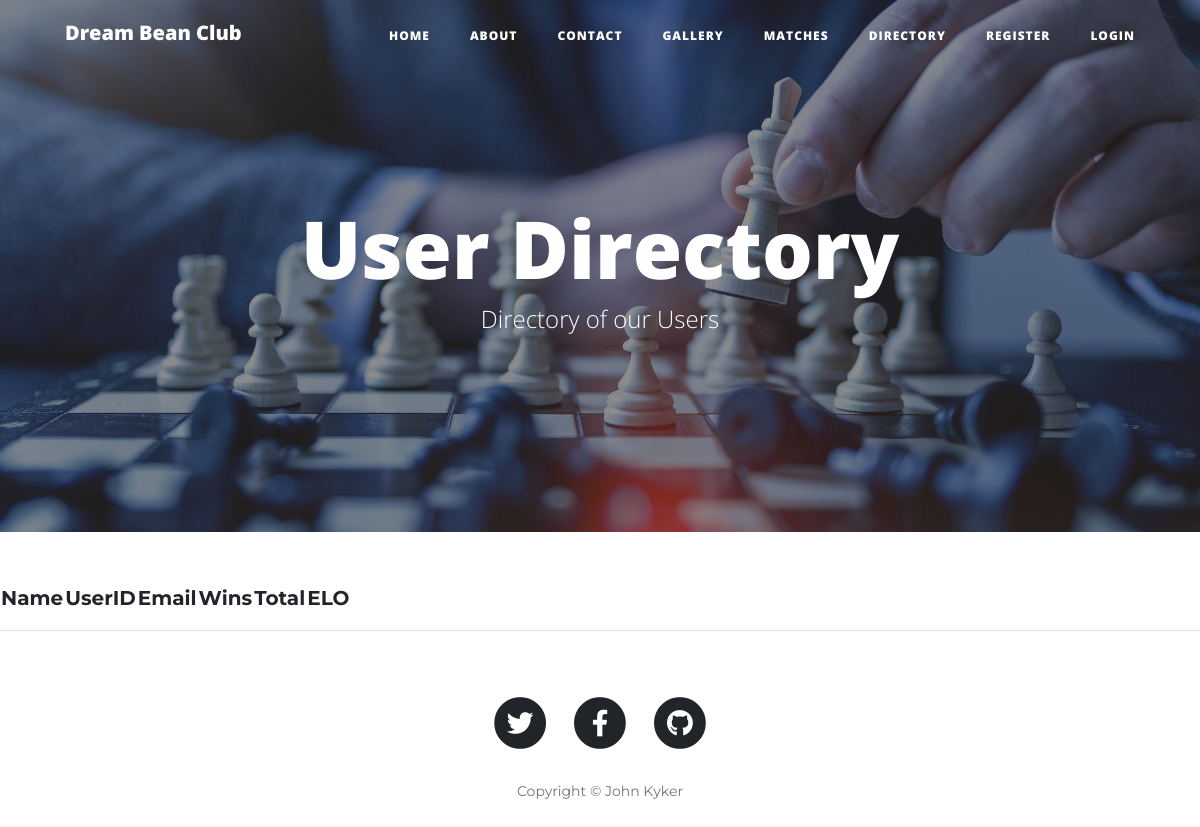
/user_manager?action=list_user, run on an earlier commit of the app's database.
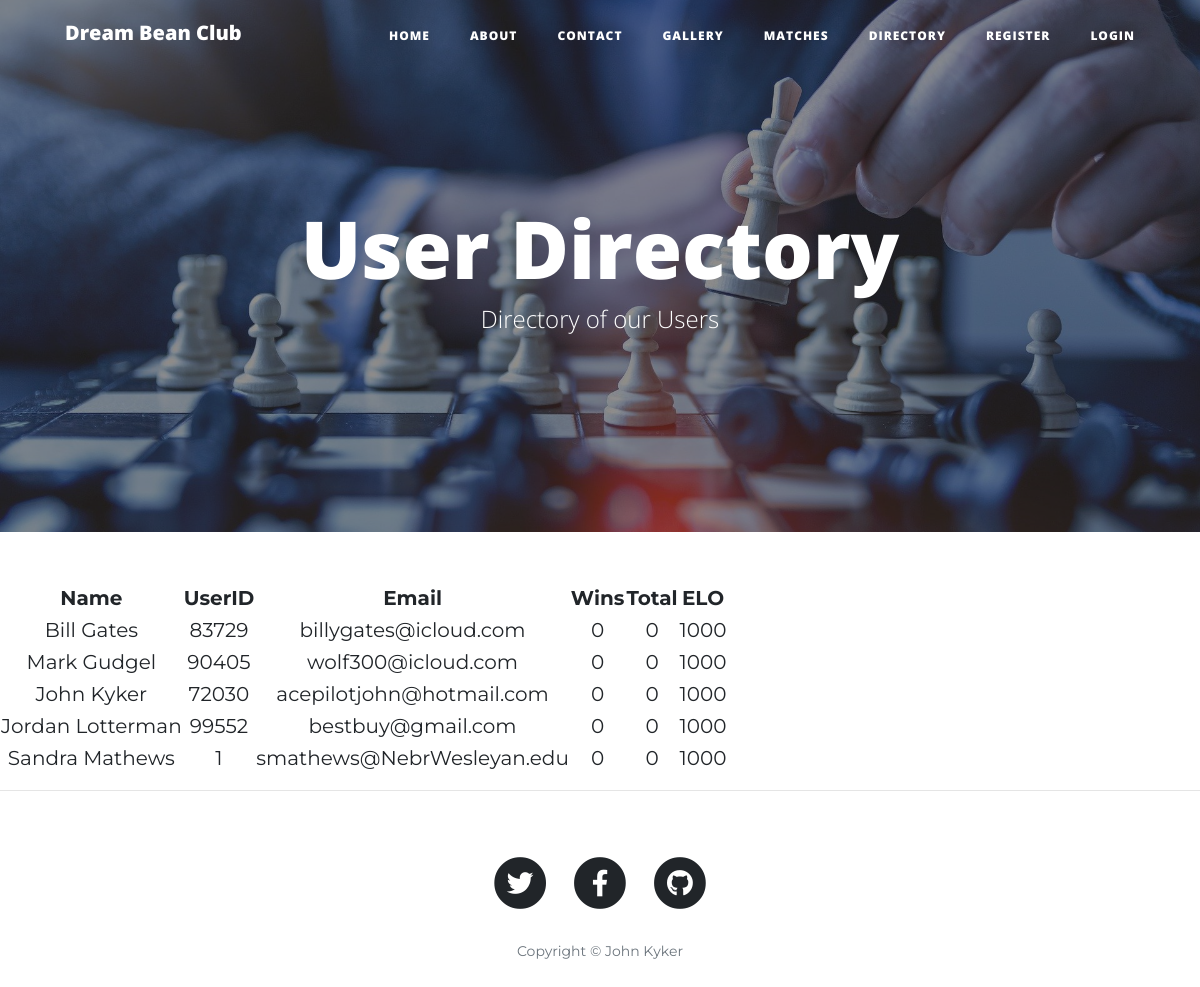
And on a later commit of the database.
### tables this page shows
CREATE TABLE `users` (
  `id` int(4) NOT NULL,
  `firstName` varchar(64) NOT NULL,
  `lastName` varchar(64) NOT NULL,
  `user_id` int(6) NOT NULL,
  `usertype` int(4) NOT NULL DEFAULT 1,
  `email` varchar(128) NOT NULL,
  `password` varchar(256) NOT NULL,
  `win` int(6) NOT NULL DEFAULT 0,
  `total` int(6) NOT NULL DEFAULT 0,
  `newsletter` tinyint(1) NOT NULL DEFAULT 0,
  `elo` int(5) DEFAULT 1000
);

### model/user_db.php (called while the page is built, shortened)
<?php
class UserDB {
    public static function getUsers() {
      $db = Database::getDB();
      $query = 'SELECT * FROM users
                ORDER BY lastName';
      $statement = $db->prepare($query);
      $statement->execute();
      $rows = $statement->fetchAll();
      $users = array();
      foreach($rows as $row) {
          $i = new User(
            $row['firstName'], $row['lastName'], $row['user_id'], $row['usertype'], $row['email'],
            $row['password'], $row['win'], $row['total'], $row['newsletter'], $row['elo']);
          $i->setID($row['id']);
          $users[] = $i;
      }
      return $users;
  }
}
?>

### model/user.php (called while the page is built, shortened)
<?php
class User {
    private $id, $first_name, $last_name, $user_id, $usertype, $email, $password, $win, $total, $newsletter, $elo;
    public function __construct($first_name, $last_name, $user_id, $usertype, $email, $password, $win, $total, $newsletter, $elo) {
        $this->first_name = $first_name;
        $this->last_name = $last_name;
        $this->user_id = $user_id;
        $this->email = $email;
        $this->win = $win;
        $this->total = $total;
        $this->elo = $elo;
    }
    public function getUserID() {
        return $this->user_id;
    }
    public function getFullName() {
        return $this->first_name . ' ' . $this->last_name;
    }
    public function getEmail() {
        return $this->email;
    }
    public function getWin() {
        return $this->win;
    }
    public function getTotal() {
        return $this->total;
    }
    public function getELO() {
        return $this->elo;
    }
}
?>

### user_manager/user_directory.php (the view, shortened to what this page needs)
<?php
$pathcor = "../";
require_once '../view/header.php';
?>
  <header class="masthead" id="directory_masthead">
    <div class="overlay"></div>
    <div class="container">
      <div class="row">
        <div class="col-lg-8 col-md-10 mx-auto">
          <div class="page-heading">
            <h1>User Directory</h1>
            <span class="subheading">Directory of our Users</span>
          </div>
        </div>
      </div>
    </div>
  </header>
  <table>
            <tr>
                <th>Name</th>
                <th>UserID</th>
                <th>Email</th>
                <th>Wins</th>
                <th>Total</th>
                <th>ELO</th>
            </tr>
            <?php foreach ($users as $user) : ?>
                <tr>
                    <td><?php echo htmlspecialchars($user->getFullName()); ?></td>
                    <td><?php echo htmlspecialchars($user->getUserID()); ?></td>
                    <td><?php echo htmlspecialchars($user->getEmail()); ?></td>
                    <td><?php echo htmlspecialchars($user->getWin()); ?></td>
                    <td><?php echo htmlspecialchars($user->getTotal()); ?></td>
                    <td><?php echo htmlspecialchars($user->getELO()); ?></td>
                </tr>
            <?php endforeach; ?>
        </table>
  <hr>
  <?php require_once '../view/footer.php'; ?>
</body>
</html>

### user_manager/index.php (shortened to what this page needs)
<?php
require('../model/database.php');
require('../model/user.php');
require('../model/user_db.php');
$action = filter_input(INPUT_POST, 'action');
if ($action === NULL) {
    $action = filter_input(INPUT_GET, 'action');
}
switch ($action) {
    case 'list_user':
        $users = UserDB::getUsers();
        include('user_directory.php');
        break;
}
?>

### view/header.php (shortened to what this page needs)
<!DOCTYPE html>
<html lang="en">
<head>
  <link href="<?php echo $pathcor; ?>vendor/bootstrap/css/bootstrap.min.css" rel="stylesheet">
  <link href="<?php echo $pathcor; ?>vendor/fontawesome-free/css/all.min.css" rel="stylesheet" type="text/css">
  <link href="<?php echo $pathcor; ?>css/site.css" rel="stylesheet">
</head>
  <nav class="navbar navbar-expand-lg navbar-light fixed-top" id="mainNav">
    <div class="container">
      <a class="navbar-brand" href="<?php echo $pathcor; ?>index.php">Dream Bean Club</a>
      <div class="collapse navbar-collapse" id="navbarResponsive">
        <ul class="navbar-nav ml-auto">
        <li class="nav-item"><a href="<?php echo $pathcor; ?>index.php">Home</a></li>
        <li class="nav-item"><a href="<?php echo $pathcor; ?>home_manager?action=about">About</a></li>
        <li class="nav-item"><a href="<?php echo $pathcor; ?>home_manager?action=contact">Contact</a></li>
        <li class="nav-item"><a href="<?php echo $pathcor; ?>gallery_manager?action=initial">Gallery</a></li>
        <li class="nav-item"><a href="<?php echo $pathcor; ?>match_manager?action=list_matches">Matches</a></li>
        <li class="nav-item"><a href="<?php echo $pathcor; ?>user_manager?action=list_user">Directory</a></li>
        <?php
                    if (isset($_SESSION["user_id"]) && $_SESSION["user_id"] !== "!") {
                        echo'<li class="nav-item active"><a href="'. $pathcor . 'user_manager?action=admin">Admin</a></li>';
                        echo'<li class="nav-item active"><a href="'. $pathcor . 'match_manager?action=record">Record</a></li>';
                        echo'<li class="nav-item active"><a href="'. $pathcor . 'user_manager?action=profile">Profile</a></li>';
                        echo'<li class="nav-item active"><a href="'. $pathcor . 'user_manager?action=logoff">Logoff</a></li>';
                    }else{
                    echo'<li class="nav-item active"><a href="'. $pathcor . 'user_manager?action=registration">Register</a></li>';
                    echo'<li class="nav-item active"><a href="'. $pathcor . 'user_manager?action=login_initial">Login</a></li>';
                    }
            ?>
        </ul>
      </div>
    </div>
  </nav>

### view/footer.php (shortened to what this page needs)
<footer>
    <div class="container">
      <div class="row">
        <div class="col-lg-8 col-md-10 mx-auto">
          <ul class="list-inline text-center">
            <li class="list-inline-item">
              <a href="#">
                <span class="fa-stack fa-lg">
                  <i class="fas fa-circle fa-stack-2x"></i>
                  <i class="fab fa-twitter fa-stack-1x fa-inverse"></i>
                </span>
              </a>
            </li>
            <li class="list-inline-item">
              <a href="https://www.facebook.com/john.theboss.ross">
                <span class="fa-stack fa-lg">
                  <i class="fas fa-circle fa-stack-2x"></i>
                  <i class="fab fa-facebook-f fa-stack-1x fa-inverse"></i>
                </span>
              </a>
            </li>
            <li class="list-inline-item">
              <a href="https://github.com/airborne17th">
                <span class="fa-stack fa-lg">
                  <i class="fas fa-circle fa-stack-2x"></i>
                  <i class="fab fa-github fa-stack-1x fa-inverse"></i>
                </span>
              </a>
            </li>
          </ul>
          <p class="copyright text-muted">Copyright &copy; John Kyker</p>
        </div>
      </div>
    </div>
  </footer>

### css/site.css (style rules this page uses)
p { line-height: 1.5; margin: 30px 0; }
h1, h2, h3, h4, h5, h6 { font-weight: 800; font-family: 'Open Sans', 'Helvetica Neue', Helvetica, Arial, sans-serif; }
a { color: #212529; transition: all 0.2s; }
#mainNav { position: absolute; border-bottom: 1px solid #e9ecef; background-color: white; font-family: 'Open Sans', 'Helvetica Neue', Helvetica, Arial, sans-serif; }
#mainNav .navbar-brand { font-weight: 800; color: #343a40; }
#mainNav .navbar-nav > li.nav-item > a { font-size: 12px; font-weight: 800; letter-spacing: 1px; text-transform: uppercase; }
@media only screen and (min-width: 992px) { #mainNav { border-bottom: 1px solid transparent; background: transparent; } }
@media only screen and (min-width: 992px) { #mainNav .navbar-brand { padding: 10px 20px; color: #fff; } }
@media only screen and (min-width: 992px) { #mainNav .navbar-nav > li.nav-item > a { padding: 10px 20px; color: #fff; } }
@media only screen and (min-width: 992px) { #mainNav { transition: background-color 0.2s; transform: translate3d(0, 0, 0); } }
header.masthead { margin-bottom: 50px; background: no-repeat center center; background-color: #868e96; background-attachment: scroll; position: relative; background-size: cover; }
header.masthead .overlay { position: absolute; top: 0; left: 0; height: 100%; width: 100%; background-color: #212529; opacity: 0.5; }
header.masthead .page-heading, header.masthead .post-heading, header.masthead .site-heading { padding: 200px 0 150px; color: white; }
@media only screen and (min-width: 768px) { header.masthead .page-heading, header.masthead .post-heading, header.masthead .site-heading { padding: 200px 0; } }
header.masthead .page-heading, header.masthead .site-heading { text-align: center; }
header.masthead .page-heading h1, header.masthead .site-heading h1 { font-size: 50px; margin-top: 0; }
header.masthead .page-heading .subheading, header.masthead .site-heading .subheading { font-size: 24px; font-weight: 300; line-height: 1.1; display: block; margin: 10px 0 0; font-family: 'Open Sans', 'Helvetica Neue', Helvetica, Arial, sans-serif; }
@media only screen and (min-width: 768px) { header.masthead .page-heading h1, header.masthead .site-heading h1 { font-size: 80px; } }
footer { padding: 50px 0 65px; }
footer .list-inline { margin: 0; padding: 0; }
footer .copyright { font-size: 14px; margin-bottom: 0; text-align: center; }
header { background: #9D6C33; }
header::after { content: ''; display: table; clear: both; }
nav { float: right; }
#directory_masthead { background-image: url('../img/directory-bg.jpg'); }
table { text-align: center; }

What changed in the data, as far as the page shows it:
added users: $user->getFullName() "Bill Gates", user "83729", email "billygates@icloud.com", win "0", total "0", elo "1000"
added users: $user->getFullName() "Mark Gudgel", user "90405", email "wolf300@icloud.com", win "0", total "0", elo "1000"
added users: $user->getFullName() "John Kyker", user "72030", email "acepilotjohn@hotmail.com", win "0", total "0", elo "1000"
added users: $user->getFullName() "Jordan Lotterman", user "99552", email "bestbuy@gmail.com", win "0", total "0", elo "1000"
added users: $user->getFullName() "Sandra Mathews", user "1", email "smathews@NebrWesleyan.edu", win "0", total "0", elo "1000"
